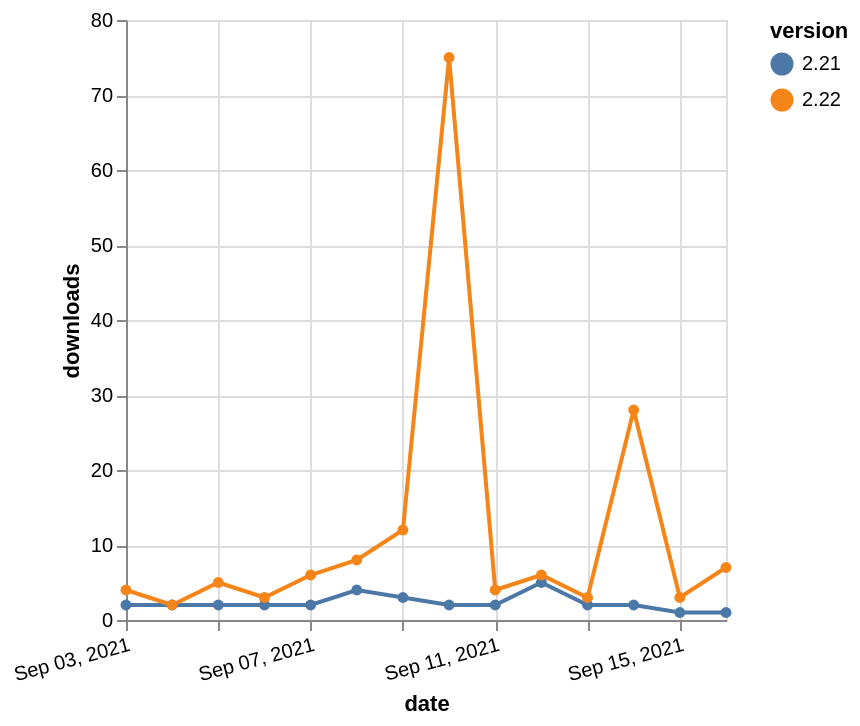

This figure's Vega-Lite source:
### Vega-Lite specification from a JSON file in a GitHub repository (floating-point values rounded to 4 significant figures)
{"$schema": "https://vega.github.io/schema/vega-lite/v5.json", "description": "A simple bar chart with embedded data.", "data": {"values": [{"date": "2021-09-03", "total": 2785, "delta": 2, "version": "2.21"}, {"date": "2021-09-04", "total": 2787, "delta": 2, "version": "2.21"}, {"date": "2021-09-05", "total": 2789, "delta": 2, "version": "2.21"}, {"date": "2021-09-06", "total": 2791, "delta": 2, "version": "2.21"}, {"date": "2021-09-07", "total": 2793, "delta": 2, "version": "2.21"}, {"date": "2021-09-08", "total": 2797, "delta": 4, "version": "2.21"}, {"date": "2021-09-09", "total": 2800, "delta": 3, "version": "2.21"}, {"date": "2021-09-10", "total": 2802, "delta": 2, "version": "2.21"}, {"date": "2021-09-11", "total": 2804, "delta": 2, "version": "2.21"}, {"date": "2021-09-12", "total": 2809, "delta": 5, "version": "2.21"}, {"date": "2021-09-13", "total": 2811, "delta": 2, "version": "2.21"}, {"date": "2021-09-14", "total": 2813, "delta": 2, "version": "2.21"}, {"date": "2021-09-15", "total": 2814, "delta": 1, "version": "2.21"}, {"date": "2021-09-16", "total": 2815, "delta": 1, "version": "2.21"}, {"date": "2021-09-03", "total": 2570, "delta": 4, "version": "2.22"}, {"date": "2021-09-04", "total": 2572, "delta": 2, "version": "2.22"}, {"date": "2021-09-05", "total": 2577, "delta": 5, "version": "2.22"}, {"date": "2021-09-06", "total": 2580, "delta": 3, "version": "2.22"}, {"date": "2021-09-07", "total": 2586, "delta": 6, "version": "2.22"}, {"date": "2021-09-08", "total": 2594, "delta": 8, "version": "2.22"}, {"date": "2021-09-09", "total": 2606, "delta": 12, "version": "2.22"}, {"date": "2021-09-10", "total": 2681, "delta": 75, "version": "2.22"}, {"date": "2021-09-11", "total": 2685, "delta": 4, "version": "2.22"}, {"date": "2021-09-12", "total": 2691, "delta": 6, "version": "2.22"}, {"date": "2021-09-13", "total": 2694, "delta": 3, "version": "2.22"}, {"date": "2021-09-14", "total": 2722, "delta": 28, "version": "2.22"}, {"date": "2021-09-15", "total": 2725, "delta": 3, "version": "2.22"}, {"date": "2021-09-16", "total": 2732, "delta": 7, "version": "2.22"}]}, "width": "container", "mark": {"type": "line", "point": {"filled": true}}, "encoding": {"x": {"field": "date", "type": "temporal", "timeUnit": "yearmonthdate", "title": "date", "axis": {"labelAngle": -15}}, "y": {"field": "delta", "type": "quantitative", "title": "downloads"}, "color": {"field": "version", "type": "nominal"}, "tooltip": {"field": "delta"}}}
